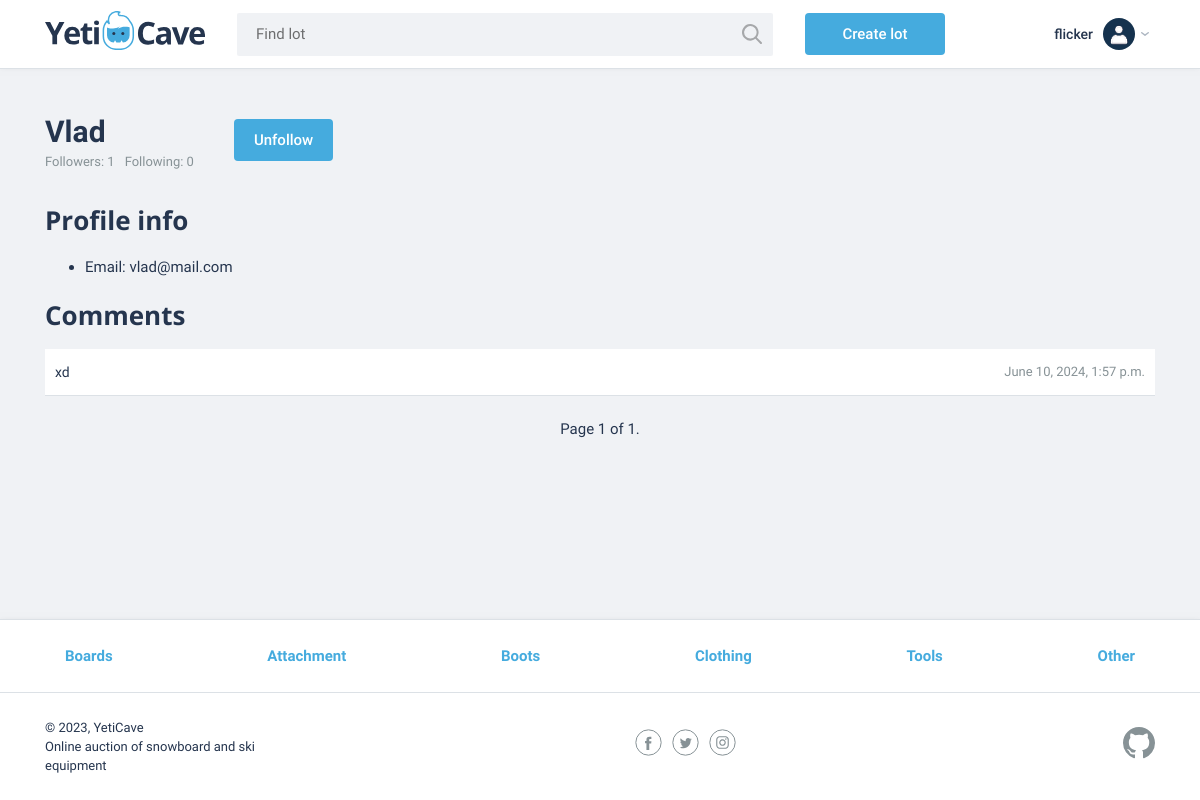
The page /profile/vlad/ (signed in) on the database as committed earlier.
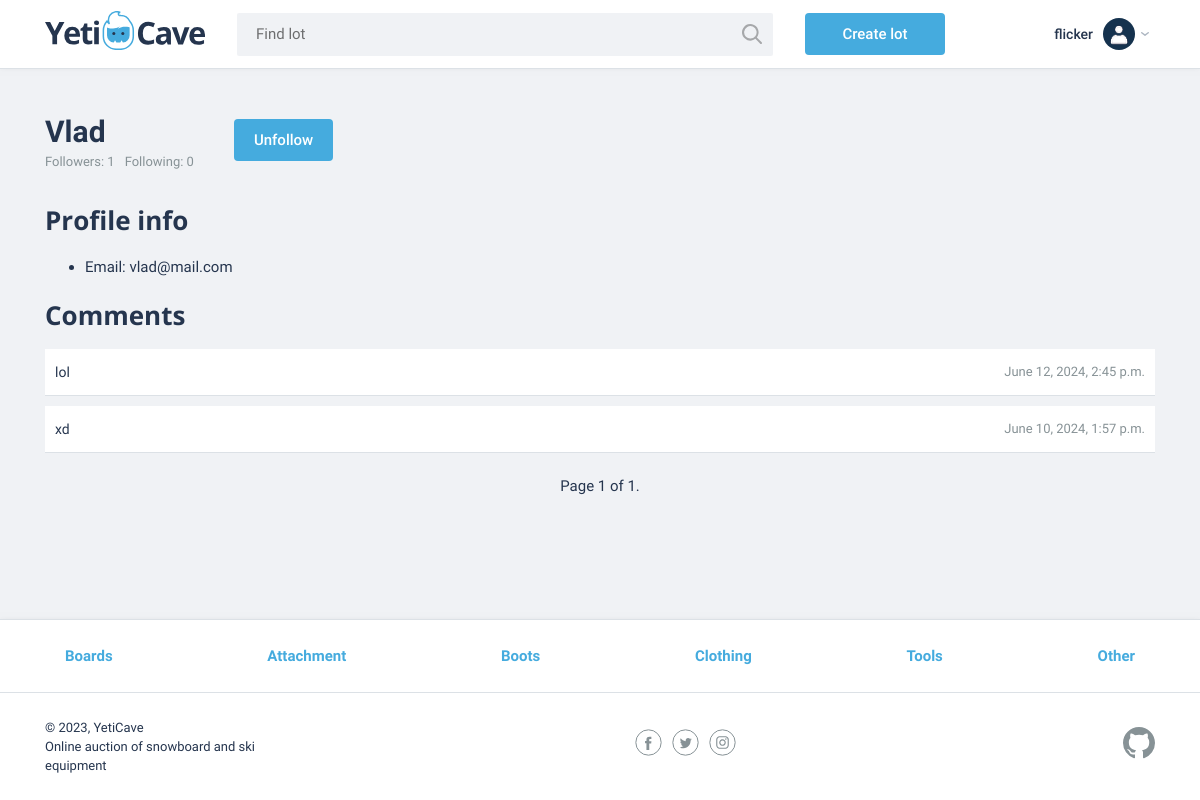
The same page on the database as committed later.
### yeticave/users/models.py (models this page shows, shortened)
class User(AbstractUser):
    first_name = None
    last_name = None
    email = models.EmailField("Email Address", unique=True)
    USERNAME_FIELD = "email"
    REQUIRED_FIELDS = []
    objects: UserManager = UserManager()
    comments: "CommentManager"
    bids: "BidManager"
    following: "FollowManager"
    followers: "FollowManager"

### yeticave/lots/models/Comment.py (models this page shows, shortened)
class Comment(models.Model):
    text = models.TextField("Comment")
    created_at = models.DateTimeField(auto_now_add=True)
    lot = models.ForeignKey(Lot, on_delete=models.CASCADE)
    author = models.ForeignKey(User, on_delete=models.CASCADE, related_name="comments")
    objects: CommentManager = CommentManager()

### yeticave/categories/models.py (models this page shows, shortened)
class Category(models.Model):
    name = models.CharField(max_length=64, choices=CATEGORIES)
    objects: CategoryManager = CategoryManager()

### yeticave/users/views/profile.py (the view)
# urls.py: path("profile/<str:username>/", profile, name="profile"),
@require_http_methods(["GET"])
def profile(request: HttpRequest, username: str) -> HttpResponse:
    TEMPLATE = "users/profile.html"
    COMMENTS_PER_PAGE = 5
    DEFAULT_PAGE = 1
    profile_user = get_object_or_404(User, username=username)
    is_followed = False
    if auth_user := get_authenticated_user(request):
        is_followed = Follow.objects.is_followed(auth_user, profile_user)
    comments = profile_user.comments.get_all_recent()
    paginator = Paginator(comments, COMMENTS_PER_PAGE)
    page_number = request.GET.get("page", DEFAULT_PAGE)
    page = paginator.get_page(page_number)
    context = {
        "page": page,
        "profile_user": profile_user,
        "is_followed": is_followed,
    }
    return render(request, TEMPLATE, context)

### yeticave/categories/context_processors.py (called while the page is built)
def categories(request):
    categories = Category.objects.all()
    return {"categories": categories}

### yeticave/categories/managers.py (called while the page is built)
    def get_queryset(self) -> CategoryQuerySet:
        return CategoryQuerySet(self.model, using=self._db)

### yeticave/core/context_processors.py (called while the page is built)
def custom_message_levels(request):
    return {
        "NOTIFICATION_LEVEL": settings.NOTIFICATION_LEVEL,
    }

### yeticave/core/utils/get_authenticated_user.py (called while the page is built)
def get_authenticated_user(request: HttpRequest) -> Optional["User"]:
    if request.user.is_authenticated:
        return cast("User", request.user)
    return None

### yeticave/followers/managers.py (called while the page is built)
    def get_total_count(self) -> int:
        return self.all().count()

    def is_following(self, follower: "User", following: "User") -> bool:
        return self.filter(follower=follower, following=following).exists()

    def get_queryset(self) -> FollowQuerySet:
        return FollowQuerySet(self.model, using=self._db)

    def get_total_count(self) -> int:
        return self.get_queryset().get_total_count()

    def is_followed(self, follower: "User", following: "User") -> bool:
        return self.get_queryset().is_following(follower, following)

### yeticave/lots/managers/CommentManager.py (called while the page is built)
    def get_all_recent(self):
        return self.all().order_by("-created_at")

    def get_queryset(self) -> "CommentQuerySet":
        return CommentQuerySet(self.model, using=self._db)

    def get_all_recent(self) -> "CommentQuerySet":
        return self.get_queryset().get_all_recent()

### yeticave/users/templates/users/profile.html
{% extends "base.html" %}
{% block content %}
    <main class="container">
        <section class="profile">
            <div class="profile__header">
                <div class="header__left">
                    <h1 class="profile__title">{{ profile_user.username|capfirst }}</h1>
                    <small class="profile__follower-wrapper">
                        <span>Followers: {{ profile_user.followers.get_total_count }}</span>
                        <span>Following: {{ profile_user.following.get_total_count }}</span>
                    </small>
                </div>
                <div class="header__right">
                    {% if user.is_authenticated and profile_user != user %}
                        {% include "followers/following_form.html" %}
                    {% endif %}
                </div>
            </div>
            <div class="profile__info">
                <h2>Profile info</h2>
                <ul class="profile__info-list">
                    <li class="profile__info-item">Email: {{ profile_user.email }}</li>
                </ul>
            </div>
            {% include "lots/comments.html" with comments=page author=False %}
        </section>
    </main>
{% endblock content %}

### templates/base.html (shortened to what this page needs)
{% include "head.html" %}
<body>
    {% include "header.html" %}
    {% block content %}{% endblock content %}
    {% include "footer.html" %}
</body>
</html>

### templates/head.html (shortened to what this page needs)
{% load static %}
<!DOCTYPE html>
<html lang="en">
<head>
    <link href="{% static 'css/normalize.min.css' %}" rel="stylesheet">
    <link href="{% static 'css/flatpickr.min.css' %}" rel="stylesheet">
    <link href="{% static 'css/styles.css' %}" rel="stylesheet">
</head>

### templates/header.html (shortened to what this page needs)
{% load static %}
<header class="main-header">
    <div class="main-header__container container">
        <a href={% url 'lots:lot_list' %} class="main-header__logo">
            <img src="{% static 'img/logo.svg' %}"
                 width="160"
                 height="39"
                 alt="YetiCave Logo">
        </a>
        <form method="get" action="/search" class="main-header__search">
            <input type="search" name="text" placeholder="Find lot">
            <button class="main-header__search-btn" type="submit">
            </button>
        </form>
        {% if user.is_authenticated %}
            <a class="main-header__add-lot button"
               href="{% url 'lots:create_lot' %}">Create lot</a>
            <div class="main-header__menu-wrapper">
                <button class="menu-toggler">
                    <span>{{ user.username }}</span>
                    <img src="{% static 'img/user.png' %}"
                         width="32"
                         height="32"
                         alt="User avatar">
                </button>
            </div>
        {% endif %}
    </div>
</header>

### yeticave/followers/templates/followers/following_form.html (shortened to what this page needs)
<form method="post"
      action="{% url 'followers:toggle_follow' profile_user.username %}">
    <button class="button">
        {% if is_followed %}
            Unfollow
        {% else %}
            Follow
        {% endif %}
    </button>
</form>

### yeticave/lots/templates/lots/comments.html (shortened to what this page needs)
<div class="comments">
    <h2>Comments</h2>
    <div class="comments__list">
        {% for comment in comments %}
            <div class="comments__item">
                <div class="comments__description">
                    <p class="comments__text">{{ comment.text }}</p>
                    <small class="comments__date">{{ comment.created_at }}</small>
                </div>
            </div>
        {% endfor %}
        {% if page %}
            {% include "pagination.html" %}
        {% endif %}
    </div>
</div>

### templates/pagination.html (shortened to what this page needs)
<div class="pagination">
    <span class="pagination__step-links">
        <span class="pagination__current">Page {{ page.number }} of {{ page.paginator.num_pages }}.</span>
    </span>
</div>

### templates/footer.html (shortened to what this page needs)
<footer class="main-footer">
    <nav class="nav">
        <ul class="nav__list container">
            {% for category in categories %}
                <li class="nav__item">
                    <a href="{% url "categories:category" category.id %}">
                        {{ category.name }}
                    </a>
                </li>
            {% endfor %}
        </ul>
    </nav>
    <div class="main-footer__bottom container">
        <div class="main-footer__copyright">
            <p>© 2023, YetiCave</p>
            <p>Online auction of snowboard and ski equipment</p>
        </div>
        <div class="main-footer__social">
            <a href="#" class="social-link">
                <svg width="27" height="27" class="social-link__item">
                    <use xlink:href="#facebook"></use>
                </svg>
            </a>
            <a href="#" class="social-link">
                <svg width="27" height="27" class="social-link__item">
                    <use xlink:href="#twitter"></use>
                </svg>
            </a>
            <a href="#" class="social-link">
                <svg width="27" height="27" class="social-link__item">
                    <use xlink:href="#instagram"></use>
                </svg>
            </a>
        </div>
        <div class="main-footer__developed-by">
            <a href="https://github.com/vFlicker" class="social-link">
                <svg width="32" height="32" class="social-link__item">
                    <use xlink:href="#github"></use>
                </svg>
            </a>
        </div>
    </div>
</footer>

### templates/scripts.html (shortened to what this page needs)
{% load static %}

Rows that differ between the two databases and show on the page:
added Comment: text "lol", created_at "June 12, 2024, 2:45 p.m."
